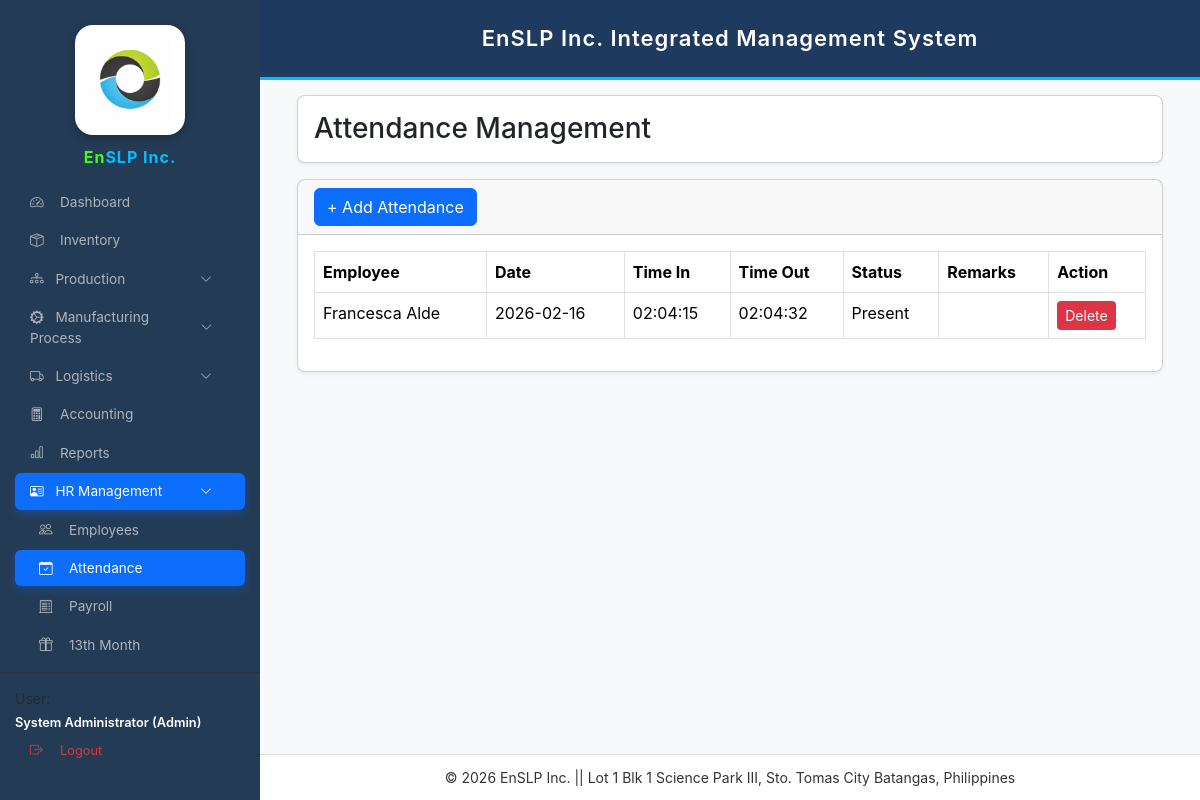
Page /attendance.php (signed in) on the earlier database version.
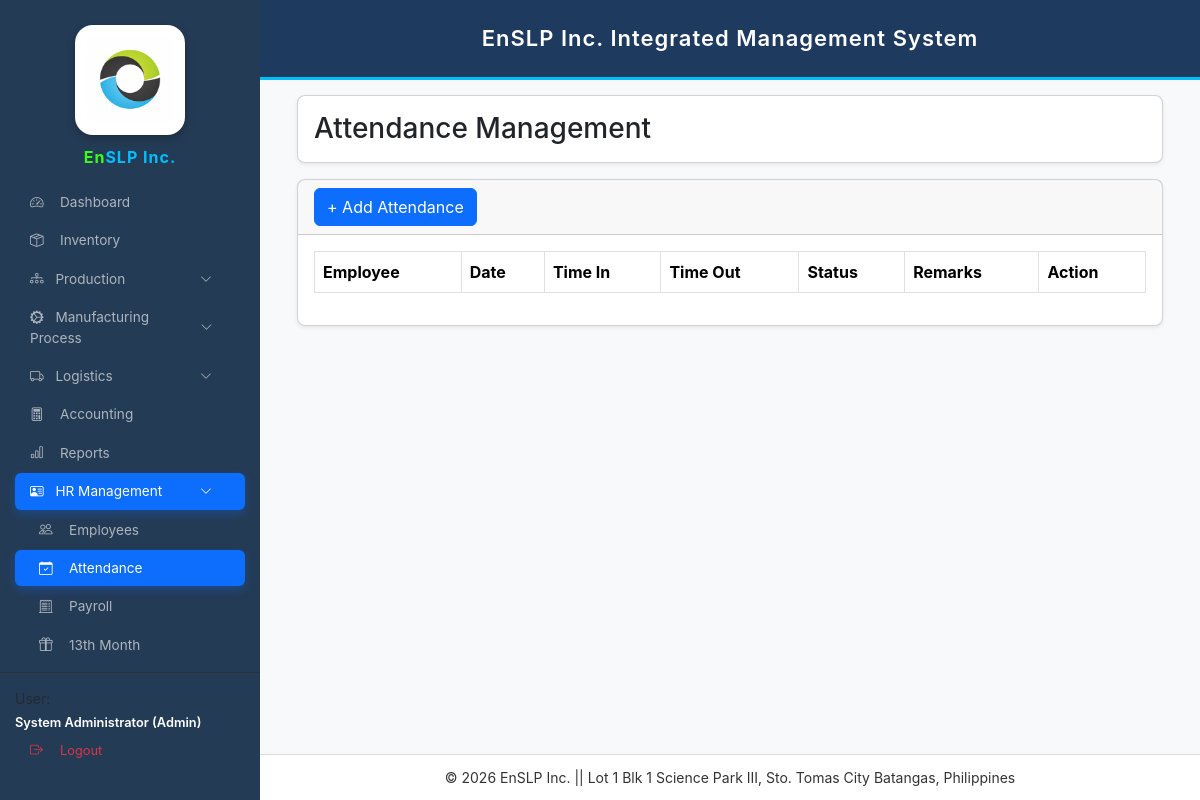
Same page on the later database version.
### tables this page shows
CREATE TABLE `attendance` (
  `id` int(11) NOT NULL,
  `employee_id` int(11) NOT NULL,
  `att_date` date NOT NULL,
  `time_in` time DEFAULT NULL,
  `time_out` time DEFAULT NULL,
  `status` enum('Present','Absent','On Leave','Half Day') NOT NULL DEFAULT 'Present',
  `remarks` varchar(255) DEFAULT NULL,
  `created_at` timestamp NOT NULL DEFAULT current_timestamp(),
  `updated_at` timestamp NOT NULL DEFAULT current_timestamp() ON UPDATE current_timestamp()
);

CREATE TABLE `employees` (
  `id` int(11) NOT NULL,
  `full_name` varchar(255) NOT NULL,
  `position` varchar(100) DEFAULT NULL,
  `department` varchar(100) DEFAULT NULL,
  `employment_status` varchar(50) DEFAULT NULL,
  `date_hired` date DEFAULT NULL,
  `salary_type` enum('Daily','Monthly') NOT NULL DEFAULT 'Daily',
  `salary_amount` decimal(10,2) NOT NULL DEFAULT 0.00,
  `contact_no` varchar(20) DEFAULT NULL,
  `daily_rate` decimal(10,2) DEFAULT NULL,
  `status` enum('Active','Inactive') DEFAULT 'Active',
  `monthly_salary` decimal(10,2) NOT NULL DEFAULT 0.00
);

### attendance.php (the view, shortened to what this page needs)
<?php
include 'config.php';
?>
<!DOCTYPE html>
<html>
<head>
<link href="https://cdn.jsdelivr.net/npm/bootstrap@5.3.3/dist/css/bootstrap.min.css" rel="stylesheet">
</head>
<body>
<?php include 'sidebar.php'; ?>
<?php include 'header.php'; ?>
<div class="main-content">
<div class="container-fluid">
<div class="card shadow-sm mb-3">
<div class="card-body d-flex justify-content-between align-items-center">
<h3 class="mb-0">Attendance Management</h3>
</div>
</div>
<div class="card shadow-sm">
<div class="card-header">
<button class="btn btn-primary" data-bs-toggle="modal" data-bs-target="#addModal">
+ Add Attendance
</button>
</div>
<div class="card-body">
<div class="table-responsive">
<table class="table table-bordered">
<thead>
<tr>
<th>Employee</th>
<th>Date</th>
<th>Time In</th>
<th>Time Out</th>
<th>Status</th>
<th>Remarks</th>
<th>Action</th>
</tr>
</thead>
<tbody>
<?php
$get=$conn->query("
SELECT a.*,e.full_name
FROM attendance a
JOIN employees e ON e.id=a.employee_id
ORDER BY a.id DESC
");
while($row=$get->fetch()){
?>
<tr>
<td><?=$row['full_name']?></td>
<td><?=$row['att_date']?></td>
<td><?=$row['time_in']?></td>
<td><?=$row['time_out']?></td>
<td><?=$row['status']?></td>
<td><?=$row['remarks']?></td>
<td>
<a href="?delete=<?=$row['id']?>" onclick="return confirm('Delete attendance?')" class="btn btn-delete btn-sm">
Delete
</a>
</td>
</tr>
<?php } ?>
</tbody>
</table>
</div>
</div>
</div>
</div>
</div>
<?php include 'footer.php'; ?>
</body>
</html>

Differences in the rows shown:
removed attendance: employee.full_name "Francesca Alde", att_date "2026-02-16", time_in "02:04:15", time_out "02:04:32", status "Present"
